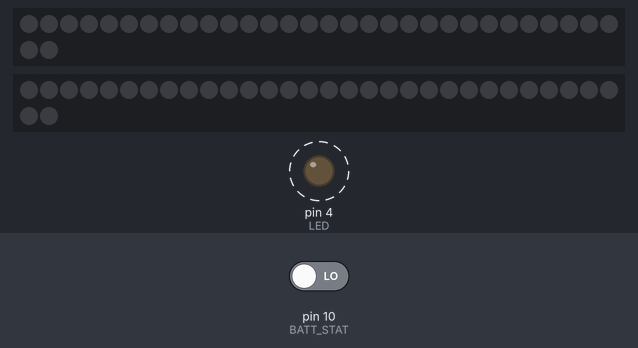
Bench run of a sketch on a simulated Arduino Uno, built with avr-gcc and run on an emulated ATmega328P. On the bench: 2 × 32 RGB LEDs in strip order, left to right, continuing on the next row, output pins drawn as LEDs (lit = HIGH). Dashed ring = blinking. Inputs (shaded band) come from the test bench; at power-on: pin 10 (BATT_STAT) LOW.

Above: at 6.5 s.
6.6 s: pin 10 (BATT_STAT) driven HIGH
At 7.75 s:
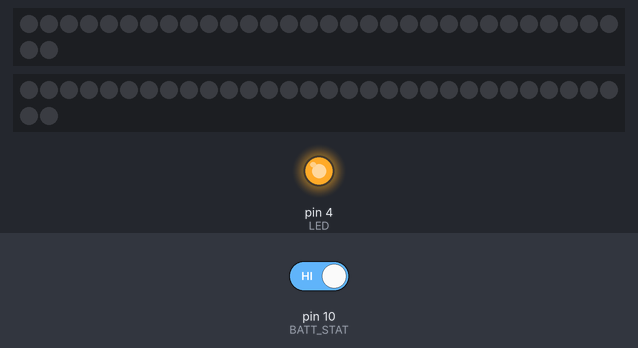
At 9.3 s:
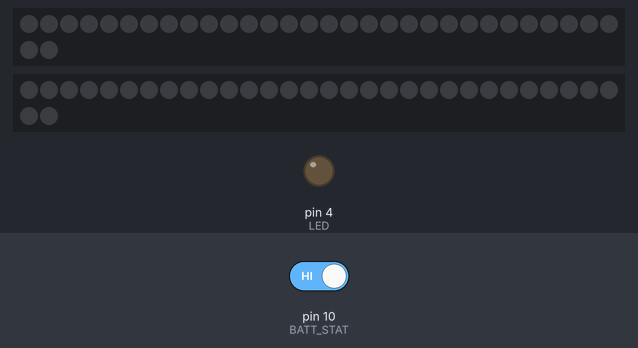
Timing chart, 0 to 17.4 s (numbered marks = the images above; inputs shaded):
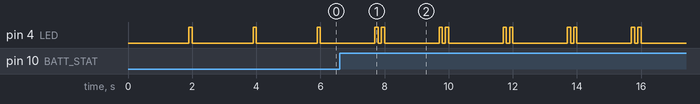

Measured:
- by itself, pin 4 (LED): repeats every 2.0 s: LOW 0.10 s, HIGH 0.10 s, LOW 1.7 s, HIGH 0.10 s

The sketch:

Charge_Monitor.ino
```cpp
#include <Adafruit_NeoPixel.h>

// Pin definitions
#define ACCEL_INT 2
#define MODE_INT 3
#define LED 4
#define TOP 7
#define BOTTOM 8
#define BATT_STAT 10

// Settings
#define LED 4
#define BATT_STAT 10
#define PRELOAD 59286 // preload timer 65536-16MHz/256/10Hz

#define nLEDs 32
#define BRIGHTNESS 50
#define RAD2DEG (180.0/M_PI)

// Globals
Adafruit_NeoPixel topStrip = Adafruit_NeoPixel(nLEDs, TOP, NEO_GRB + NEO_KHZ800);
Adafruit_NeoPixel bottomStrip = Adafruit_NeoPixel(nLEDs, BOTTOM, NEO_GRB + NEO_KHZ800);


void setup() {
  // put your setup code here, to run once:
  pinMode(BATT_STAT, INPUT);
  pinMode(LED, OUTPUT);
  initTimer();

  topStrip.begin();
  bottomStrip.begin();
  for(int i = 0; i<nLEDs; i++){
    topStrip.setPixelColor(i, topStrip.Color(0,0,0));
    bottomStrip.setPixelColor(i, bottomStrip.Color(0,0,0));
  }
  topStrip.show();
  bottomStrip.show();
  topStrip.setBrightness(BRIGHTNESS);
  bottomStrip.setBrightness(BRIGHTNESS);
}

void loop() {

}

void initTimer(){
  TCCR1A = 0;
  TCCR1B = 0;

  TCNT1 = PRELOAD;          // preload timer
  TCCR1B |= (1 << CS12);    // 256 prescaler
  TIMSK1 |= (1 << TOIE1);   // enable timer overflow interrupt
}

int chargeCounter = 0;

ISR(TIMER1_OVF_vect){
  TCNT1 = PRELOAD;
  chargeCounter++;
  if(chargeCounter == 20){
    chargeCounter = 0;
    digitalWrite(LED, LOW);
  }
  else if (chargeCounter == 19)
    digitalWrite(LED, HIGH);
  else if (chargeCounter == 18)
    digitalWrite(LED, LOW);
  else if ((chargeCounter == 17) && digitalRead(BATT_STAT))
    digitalWrite(LED, HIGH);
}
```
